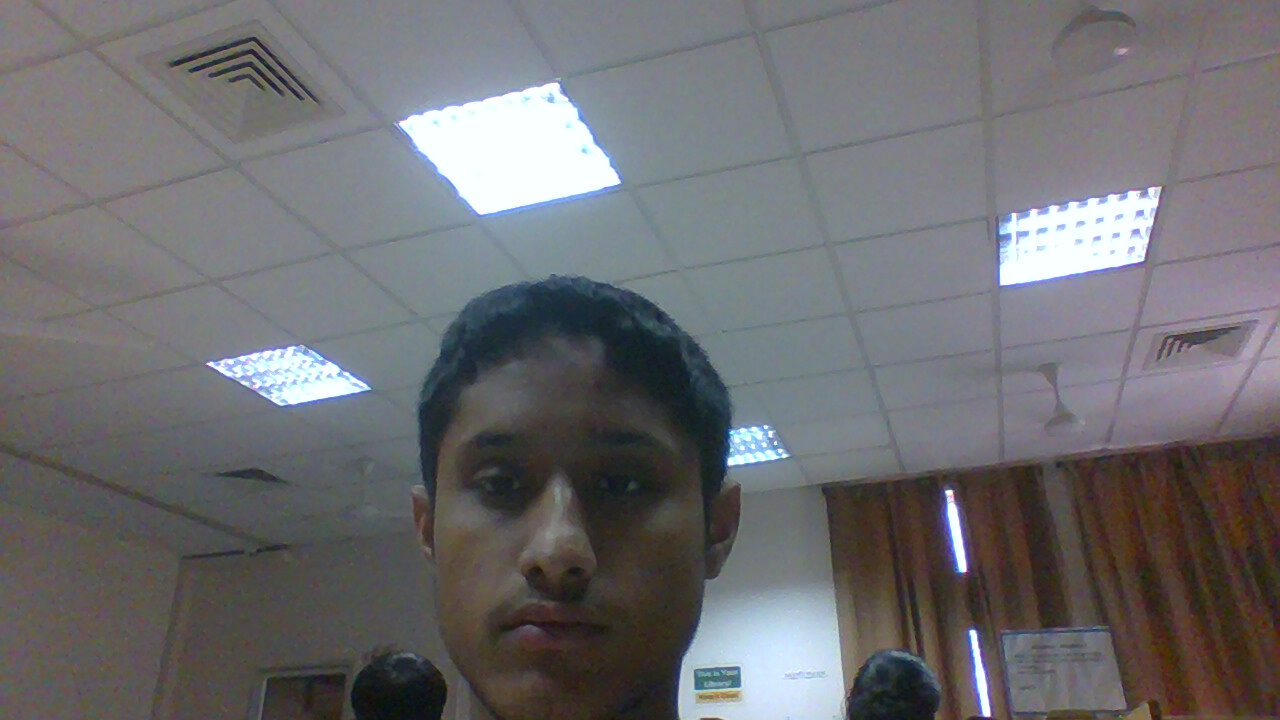
#> input picture unknown/anirudh.jpg, 1280 x 720 px; its folder holds only this picture in this run
$ python compare.py
#> lines starting #> are read from the running program, lines starting #| are printed output that depends on the picture
import matplotlib.pyplot as plt
from scipy.io import loadmat
from scipy.spatial.distance import cosine as dcos
import cv2
from PIL import Image
import numpy as np
import math
import copy
import pandas as pd
from keras.models import model_from_json
from keras import backend as K
K.set_image_data_format( 'channels_last' )
#> (this line was passed over: keras is not available in this run)
import os
import csv
import re
from scipy.spatial.distance import cosine
import shelve


# load image from unknown folder
def image_folder():
	folder='unknown'
	return [os.path.join(folder, f) for f in os.listdir(folder) if re.match(r'.*\.(jpg|jpeg|png)', f, flags=re.I)]

#detect face and crop image
for image in image_folder():
	imagePath = image
	faceCascade = cv2.CascadeClassifier("haarcascade_frontalface_default.xml")

	# Read the image
	image = cv2.imread(imagePath)
#> image is the input picture: shape (720, 1280, 3); mean B, G, R 111.6, 108.7, 109.3
	gray = cv2.cvtColor(image, cv2.COLOR_BGR2GRAY)
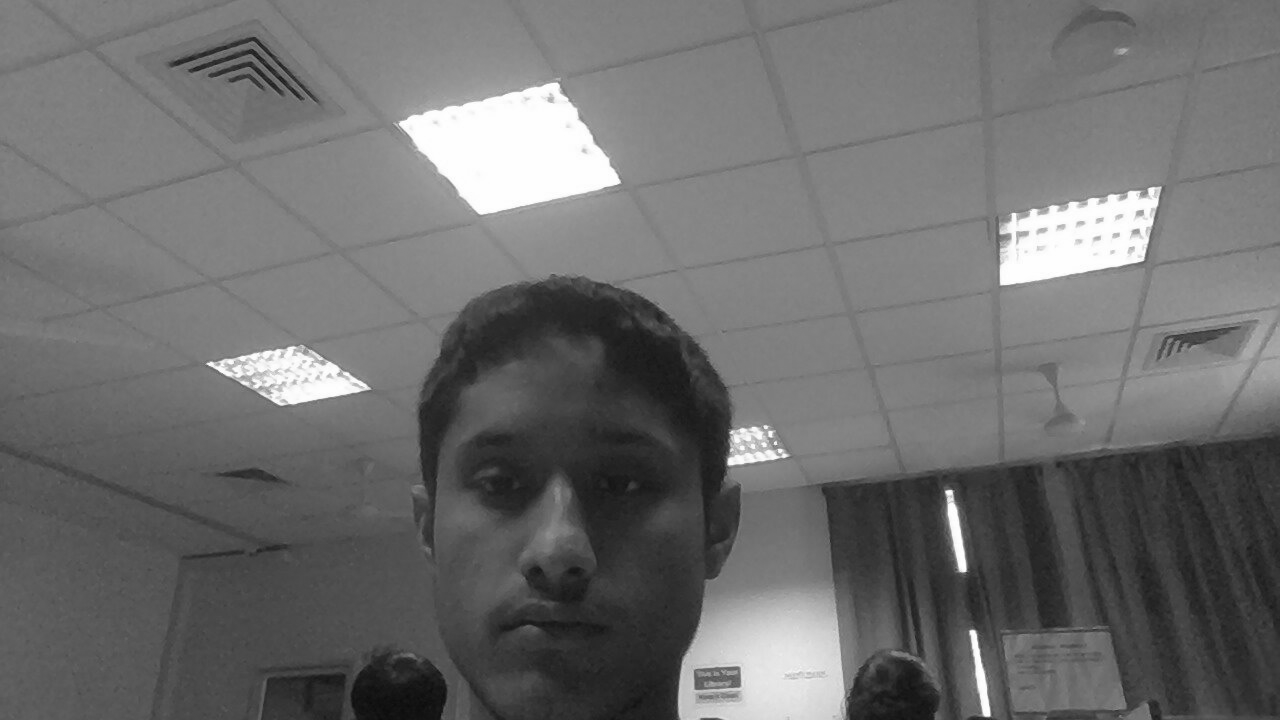
#> gray: shape (720, 1280); min 11, max 255, mean 109.2

	# Detect faces in the image
	faces = faceCascade.detectMultiScale(gray, 1.2, 5)
#> faces = [[388, 360, 339, 339]]

	im = Image.open(imagePath)

	(x, y, w, h) = faces[0]
#> x = 388; y = 360; w = 339; h = 339
	center_x = x+w/2
#> center_x = 557.5
	center_y = y+h/2
#> center_y = 529.5
	b_dim = min(max(w,h)*1.2,im.width, im.height) # WARNING : this formula in incorrect
#> b_dim = 406.8
	#box = (x, y, x+w, y+h)
	box = (center_x-b_dim/2, center_y-b_dim/2, center_x+b_dim/2, center_y+b_dim/2)
#> box = (354.1, 326.1, 760.9, 732.9)
	# Crop Image
	crpimg = im.crop(box).resize((224,224))
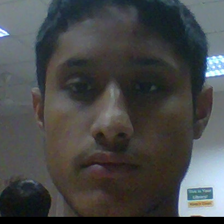
#> crpimg: PIL image 224x224 RGB; mean R, G, B 70.5, 71.9, 71.7

#load model and weights
#> (the run stopped early here; a loop or call above may not have finished)
